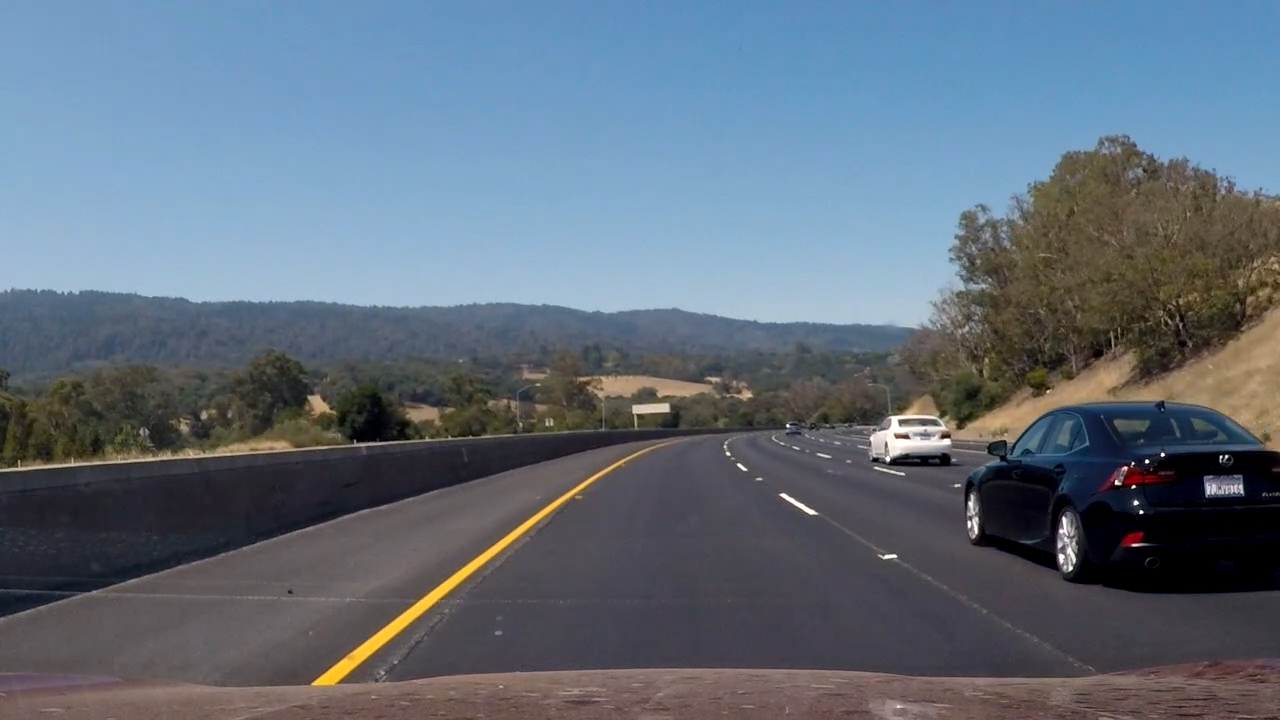
#> input picture test_images/debug_test1.jpg, 1280 x 720 px
$ python -i helper.py   (imports and definitions only)   (older library calls are emulated)
#> lines starting #> are read from the running program, lines starting #| are printed output that depends on the picture; after the words box and inside, x2 and y2 are one past the last pixel; in counts of white or black regions, pixels touching at a corner belong together
import numpy as np
import cv2
import matplotlib.pyplot as plt

def color_thd(img, threshold, colorspace, ch):
    """convert rgb image to requested colorspace and run thresholding in requested channel"""
#> called with threshold = (170, 255), colorspace = 53, ch = 2
    img_colorspace = cv2.cvtColor(img, colorspace)
#> img_colorspace: shape (720, 1280, 3); mean of channels 0, 1, 2 88.9, 109.8, 64.5
    img_channel = img_colorspace[:,:,ch]
    img_bin = np.zeros_like(img_channel)
    img_bin[(img_channel >= threshold[0]) & (img_channel <= threshold[1])] = 1
    return img_bin

def sobelx_thd(img, threshold):
    """run sobel-x operator on given rgb image and thresholding"""
    gray = cv2.cvtColor(img, cv2.COLOR_RGB2GRAY)
    """
    hls = cv2.cvtColor(img, cv2.COLOR_RGB2HLS)
    gray = hls[:,:,2]"""
    sobelx = cv2.Sobel(gray, cv2.CV_64F, 1, 0)
    abs_sobelx = np.absolute(sobelx)
    scaled_sobel = np.uint8(255*abs_sobelx/np.max(abs_sobelx))
    sx_binary = np.zeros_like(scaled_sobel)
    sx_binary[(scaled_sobel >= threshold[0]) & (scaled_sobel <= threshold[1])] = 1
    return sx_binary

def combined_thd(img):
    """run combined thresholding on given rgb image"""

    s_binary = color_thd(img, (170, 255), cv2.COLOR_RGB2HLS, 2)
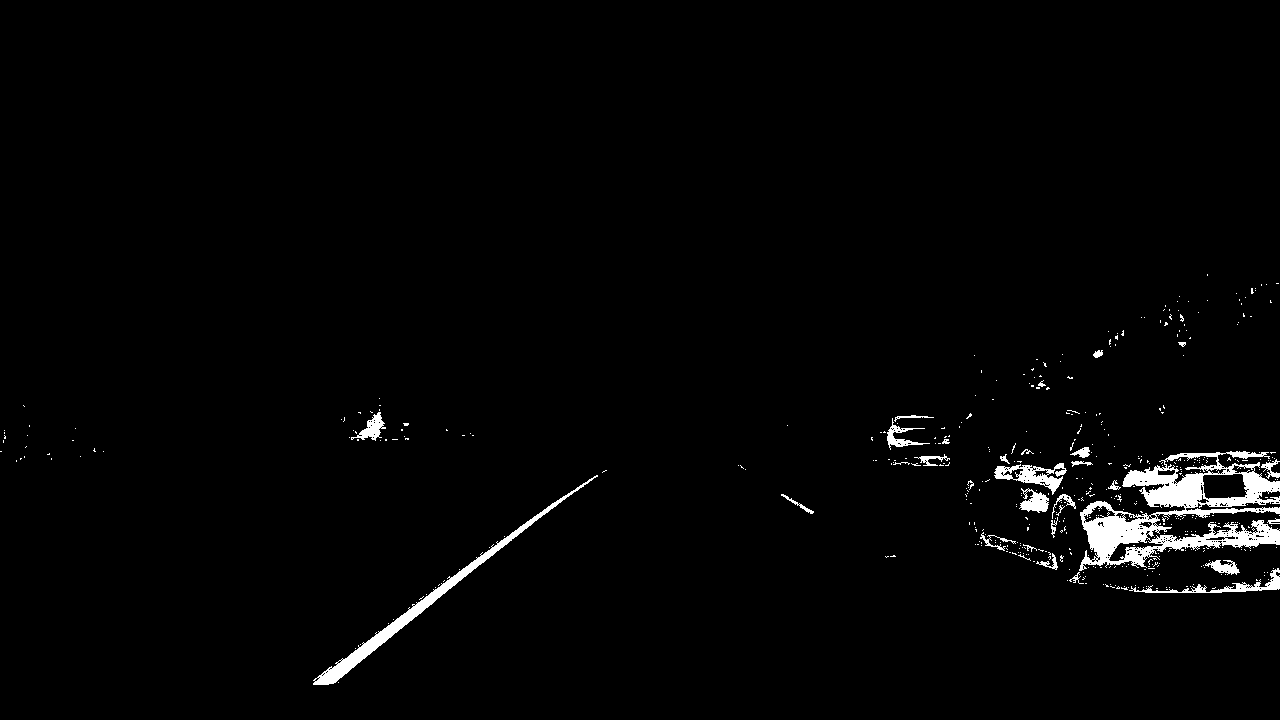
#> s_binary: shape (720, 1280); values 0 (black) and 1 (white), 2% white; 471 white regions (440 under 20 px), largest, box (x1, y1, x2, y2) and area: (1079, 451, 1280, 571) 9407, (313, 475, 598, 685) 2821, (994, 463, 1067, 495) 914
    l_binary = color_thd(img, (120, 200), cv2.COLOR_RGB2HLS, 1)
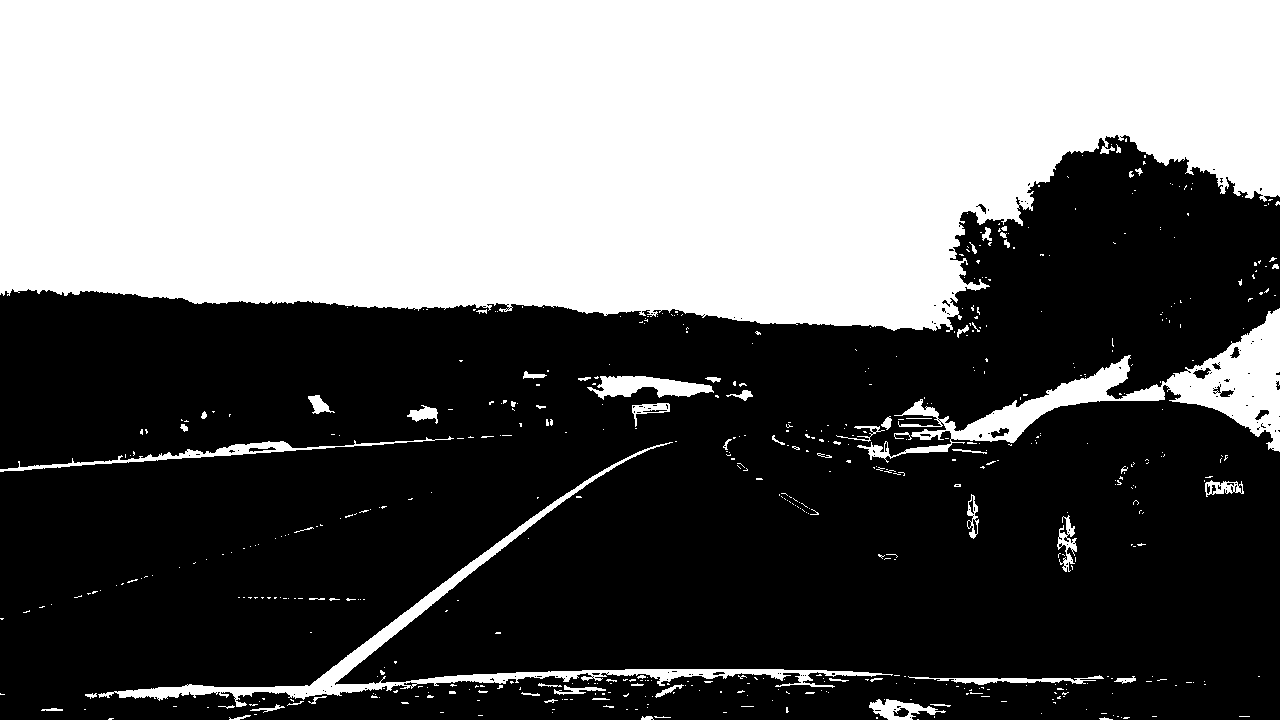
#> l_binary: shape (720, 1280); values 0 (black) and 1 (white), 42.1% white; 562 white regions (494 under 20 px), largest, box (x1, y1, x2, y2) and area: (0, 0, 1280, 332) 353853, (857, 308, 1280, 463) 13374, (98, 442, 893, 707) 9208
    sx_binary = sobelx_thd(img, (20, 255))
#> in sobelx_thd, `sobelx = cv2.Sobel(gray, cv2.CV_64F, 1, 0)`:
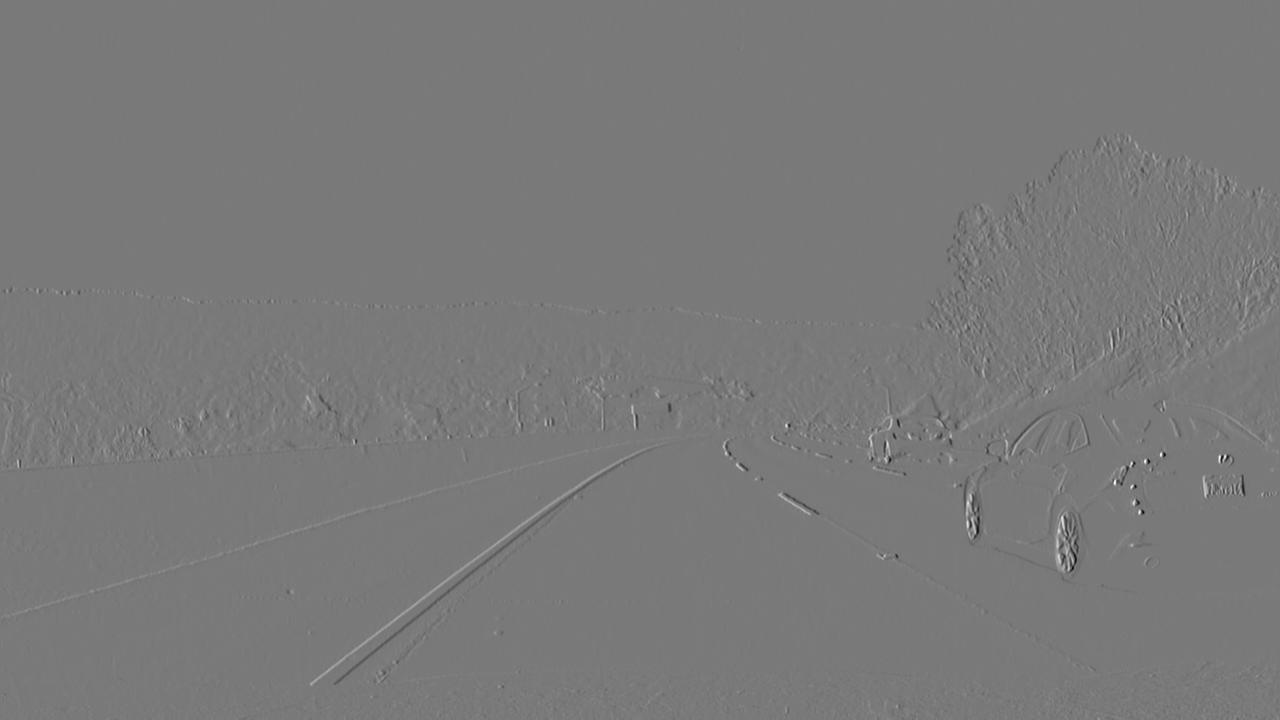
#> sobelx: shape (720, 1280) float64; min -840, max 916, mean -0.1; drawn with min black and max white
#> sx_binary: shape (720, 1280); values 0 (black) and 1 (white), 2.7% white in thin lines or dots, all inside (x1, y1, x2, y2) = (1, 134, 1279, 720)

    imgout_binary = np.zeros_like(img[:,:,0])
    imgout_binary[(s_binary==1) & (l_binary==1) | (sx_binary==1)] = 1
    #imgout_binary[(s_binary==1) | (sx_binary==1)] = 1
    return imgout_binary

# [216 lines left out: functions birds_eye, lane_finder_series, lane_finder, get_real_curvrad, get_lane_center, warped_lane_polygon and 3 more, not called in this run]

def concat_tile(im_list_2d):
    return cv2.vconcat([cv2.hconcat(im_list_h) for im_list_h in im_list_2d])

# Define a class to receive the characteristics of each line detection
class Lane():
    # [15 lines left out: function __init__, not called in this run]

    def lane_img_size(self, img_size):
        self.img_size = img_size

    # [41 lines left out: function fit_sanity_check, not called in this run]

>>> import cv2
>>> picture = cv2.cvtColor(cv2.imread('test_images/debug_test1.jpg'), cv2.COLOR_BGR2RGB)
>>> result = combined_thd(picture)
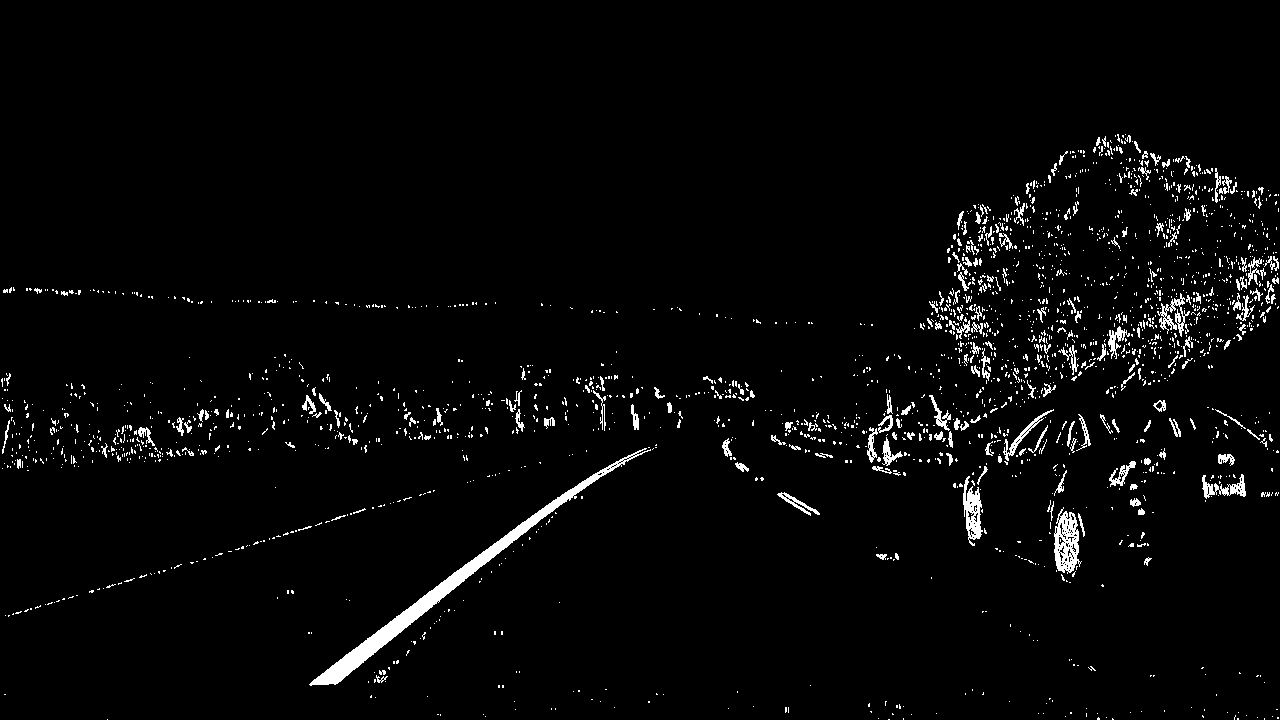
#> result: shape (720, 1280); values 0 (black) and 1 (white), 2.9% white; 2267 white regions (2040 under 20 px), largest, box (x1, y1, x2, y2) and area: (309, 448, 651, 686) 4508, (1054, 507, 1082, 574) 1056, (963, 476, 983, 546) 717

$ run again, on test_images/debug_test2.jpg
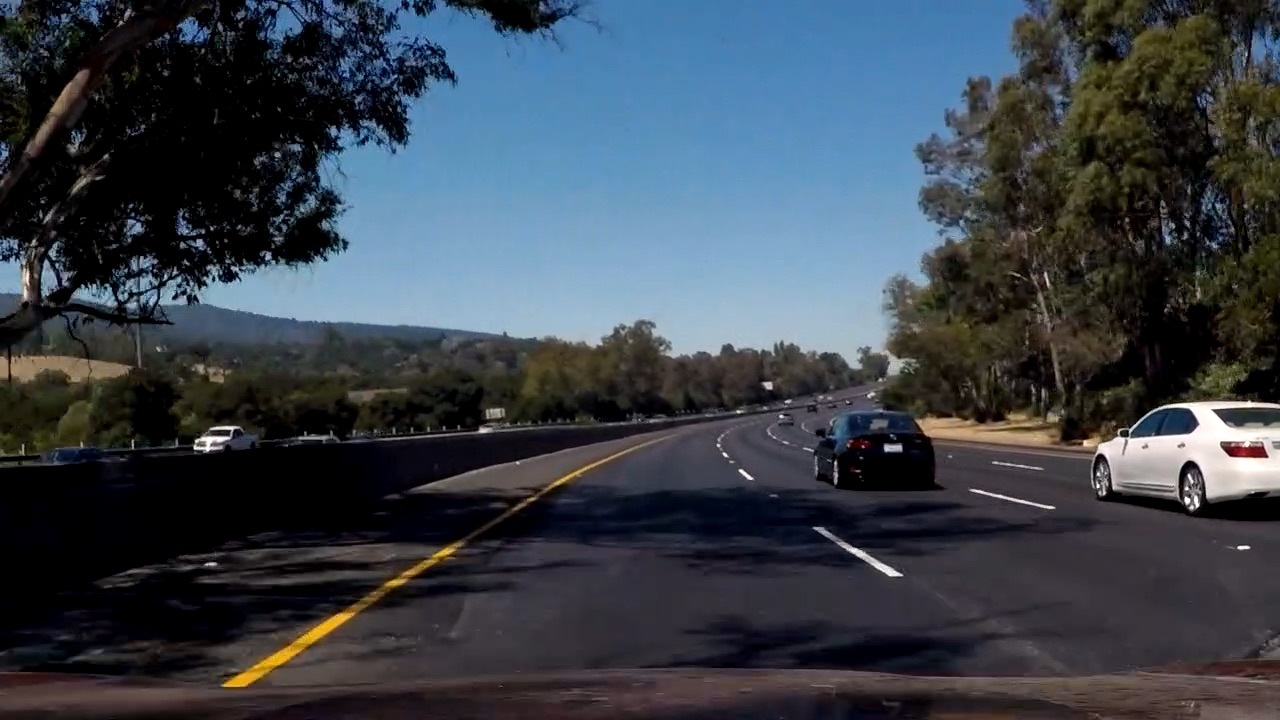
#> input picture test_images/debug_test2.jpg, 1280 x 720 px
#> img_colorspace: shape (720, 1280, 3); mean of channels 0, 1, 2 82, 65.9, 75.8
#> in combined_thd, `s_binary = color_thd(img, (170, 255), cv2.COLOR_RGB2HLS, 2)`:
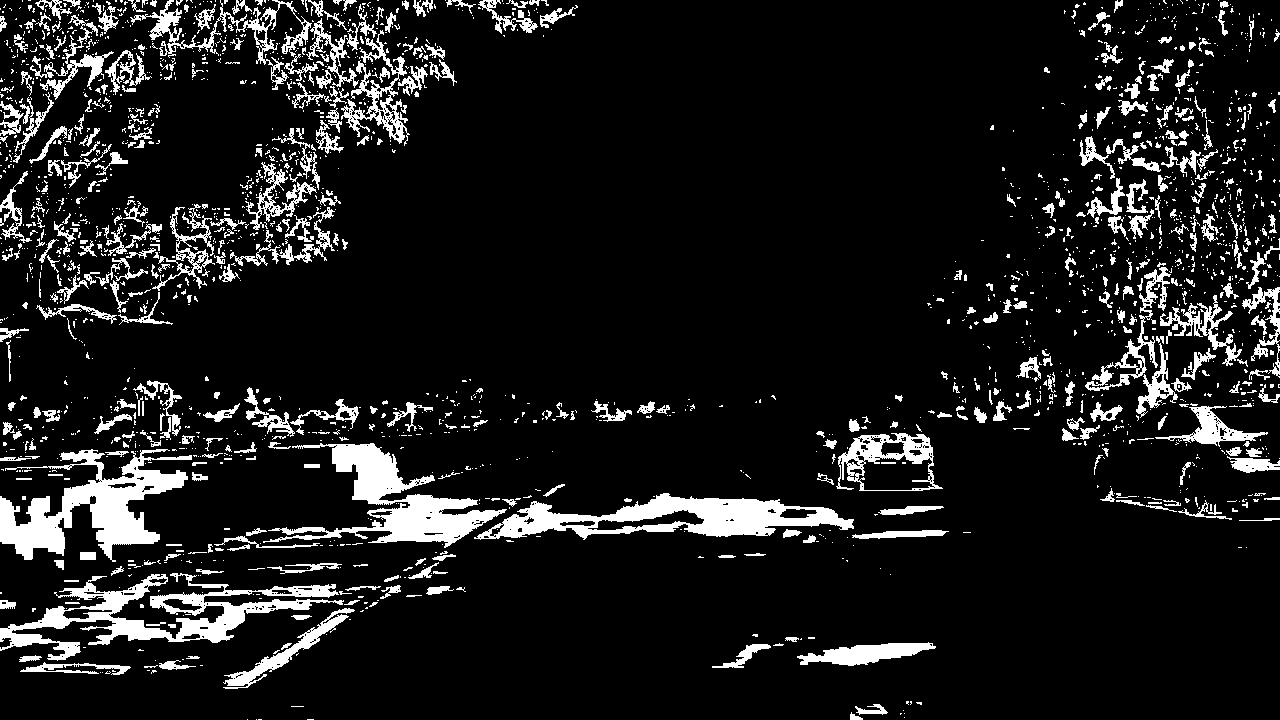
#> s_binary: shape (720, 1280); values 0 (black) and 1 (white), 10.7% white; 2163 white regions (1694 under 20 px), largest, box (x1, y1, x2, y2) and area: (0, 449, 192, 562) 8630, (0, 573, 344, 661) 8260, (474, 493, 854, 540) 7863
#> l_binary: shape (720, 1280); values 0 (black) and 1 (white), 23.4% white; 736 white regions (619 under 20 px), largest, box (x1, y1, x2, y2) and area: (192, 0, 1030, 376) 197328, (1066, 437, 1202, 499) 2288, (916, 418, 1051, 447) 2018
#> in combined_thd, `sx_binary = sobelx_thd(img, (20, 255))`:
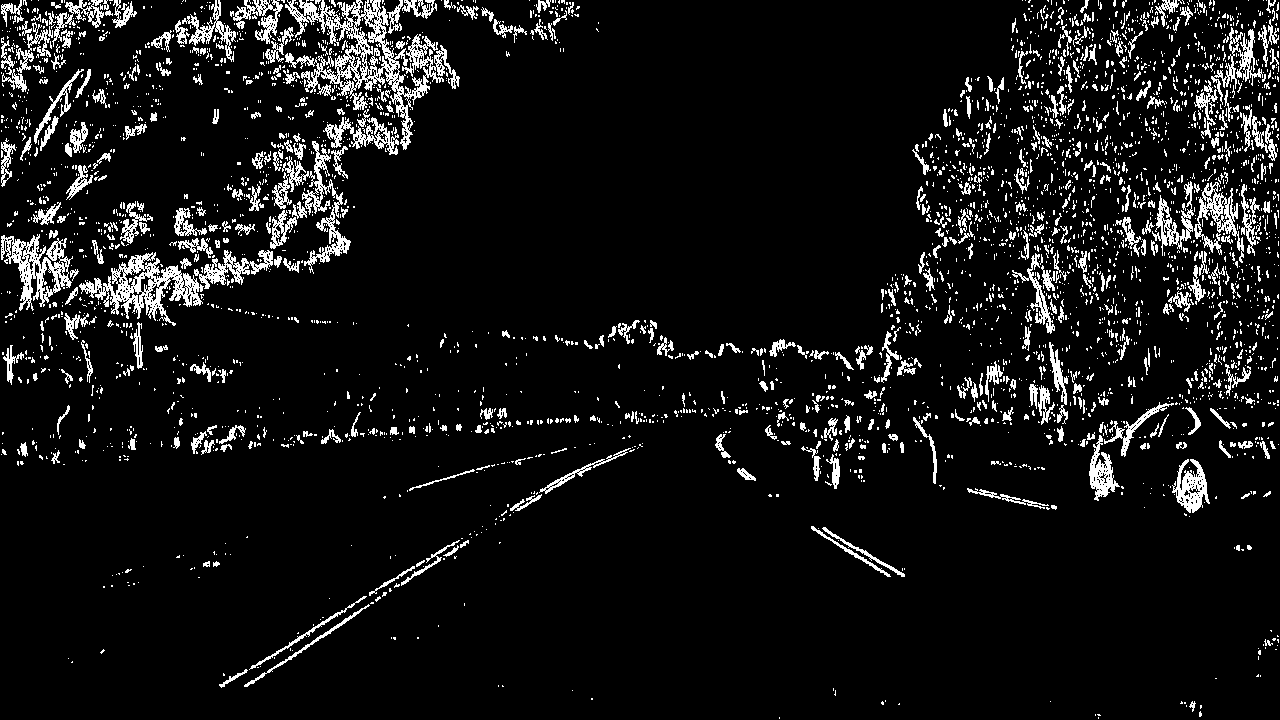
#> sx_binary: shape (720, 1280); values 0 (black) and 1 (white), 8% white in thin lines or dots
#> result: shape (720, 1280); values 0 (black) and 1 (white), 8.1% white in thin lines or dots
